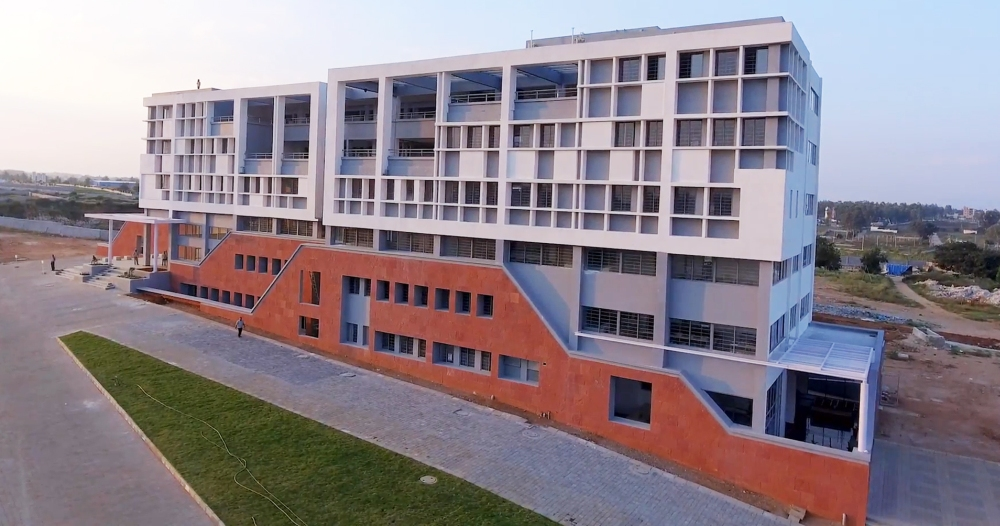
#> input picture college.jpg, 1000 x 526 px; its folder holds only this picture in this run
$ python eyedetection.py
#> lines starting #> are read from the running program, lines starting #| are printed output that depends on the picture
import cv2,glob

all_images = glob.glob("*.jpg")
detect = cv2.CascadeClassifier("haarcascade_eye.xml")

for image in all_images:
    img = cv2.imread(image)
#> img is the input picture: shape (526, 1000, 3); mean B, G, R 139.6, 131, 141.7
    gray_img = cv2.cvtColor(img,cv2.COLOR_BGR2RGB)
    faces = detect.detectMultiScale(gray_img, 1.1, 4)
#> faces = [[334, 261, 47, 47], [454, 275, 56, 56]]

    for (x,y,w,h) in faces:
        final_img = cv2.rectangle(img,(x,y),(x+w,y+h),(0,255,0),2)
#> this loop made 2 passes
#> pass 2, `final_img = cv2.rectangle(img,(x,y),(x+w,y+h),(0,255,0),2)`:
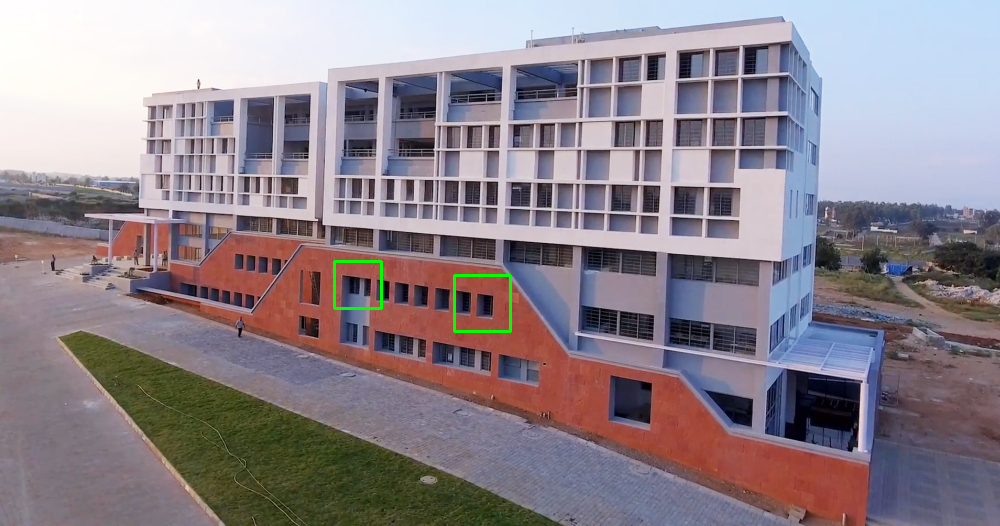
#> final_img: shape (526, 1000, 3); mean B, G, R 139.4, 131.4, 141.4

    cv2.imshow("Face Detection",final_img)
    cv2.waitKey(2000)
    cv2.destroyAllWindows()
